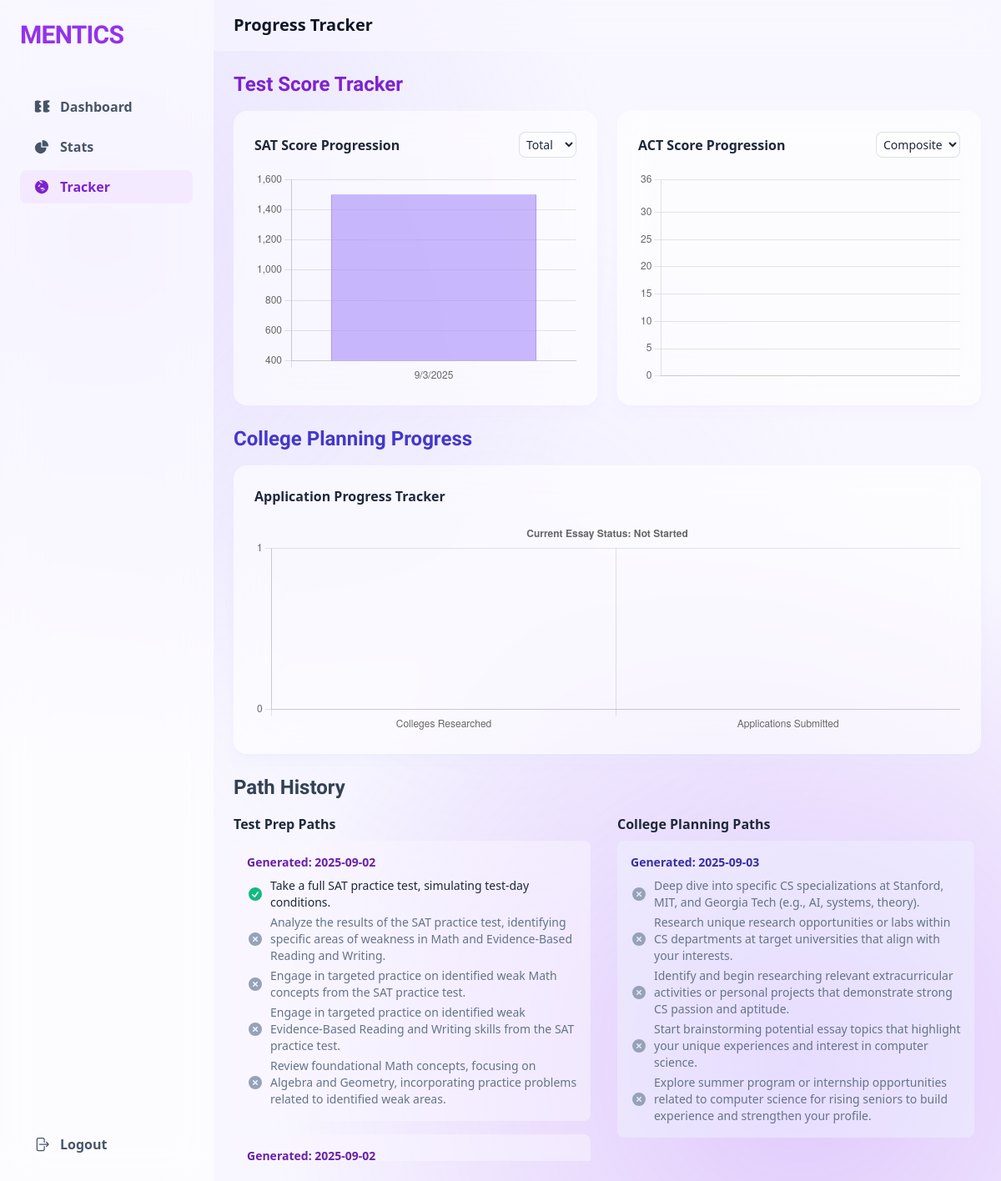
The page /dashboard/tracker (signed in) on the database as committed earlier.
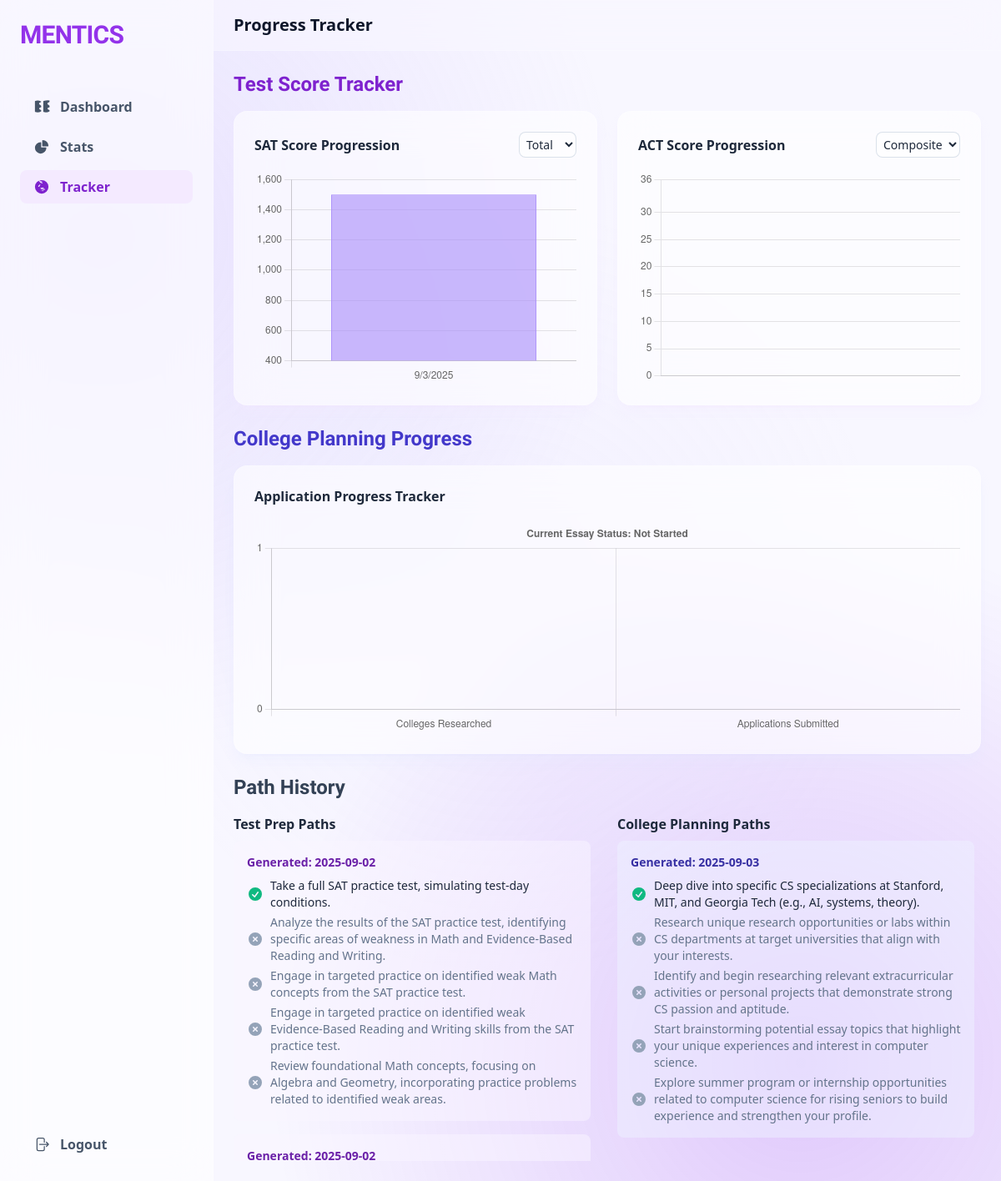
The same page on the database as committed later.
### tables this page shows
CREATE TABLE paths (id INTEGER PRIMARY KEY AUTOINCREMENT, user_id INTEGER NOT NULL, task_order INTEGER NOT NULL, description TEXT NOT NULL, is_completed BOOLEAN DEFAULT FALSE, is_active BOOLEAN DEFAULT TRUE, created_at TIMESTAMP DEFAULT CURRENT_TIMESTAMP, type TEXT, stat_to_update TEXT, category TEXT);

### app.py (the view)
@app.route("/dashboard/tracker")
@login_required
def tracker():
    user = User.from_session(db, session)
    user_id = user.data[0]
    all_tasks = db.select(
        "paths", where={"user_id": user_id}, order_by="created_at DESC")
    test_prep_generations, college_planning_generations = {}, {}
    for task in all_tasks:
        generation_key, category = task[6], task[9]
        if category == 'Test Prep':
            if generation_key not in test_prep_generations:
                test_prep_generations[generation_key] = []
            test_prep_generations[generation_key].append(task)
        elif category == 'College Planning':
            if generation_key not in college_planning_generations:
                college_planning_generations[generation_key] = []
            college_planning_generations[generation_key].append(task)
    stat_history_processed = {
        "sat_math": [], "sat_ebrw": [], "act_math": [],
        "act_reading": [], "act_science": [], "colleges_researched": [],
        "applications_submitted": [], "essay_progress": [],
        "sat_total": [], "act_composite": []
    }
    history_records = db.select(
        "stat_history", where={"user_id": user_id}, order_by="recorded_at ASC")
    for record in history_records:
        stat_name, stat_value, recorded_at = record[2], record[3], record[4]
        if stat_name in stat_history_processed:
            try:
                stat_history_processed[stat_name].append({
                    "date": recorded_at.split(" ")[0],
                    "value": int(stat_value)
                })
            except (ValueError, TypeError):
                continue
    return render_template(
        "tracker.html",
        stat_history=stat_history_processed,
        test_prep_generations=test_prep_generations,
        college_planning_generations=college_planning_generations
    )

### app.py (called while the page is built)
def login_required(f):
    @wraps(f)
    def decorated_function(*args, **kwargs):
        if "user" not in session:
            return redirect(url_for("login"))
        user = User.from_session(db, session)
        if user is None:
            session.clear()
            return redirect(url_for("login"))
        return f(*args, **kwargs)
    return decorated_function

@app.template_filter('format_date')
def format_date_filter(s):
    if not s:
        return ""
    try:
        naive_dt = datetime.strptime(s, '%Y-%m-%d %H:%M:%S')
        utc_dt = naive_dt.replace(tzinfo=ZoneInfo("UTC"))
        eastern_dt = utc_dt.astimezone(ZoneInfo("America/New_York"))
        return eastern_dt.strftime('%Y-%m-%d')
    except (ValueError, TypeError):
        return s.split(' ')[0] if ' ' in s else s

### dbhelper.py (called while the page is built)
    def execute(self, query, params=None):
        conn = sqlite3.connect(self.db_name)
        c = conn.cursor()
        if params:
            c.execute(query, params)
        else:
            c.execute(query)
        verb = query.strip().lower().split()[0]
        if verb == "select":
            result = c.fetchall()
        elif verb == "insert":
            result = c.lastrowid
        else:
            result = None
        conn.commit()
        conn.close()
        return result

    def select(self, table_name, columns='*', where=None, order_by=None):
        if isinstance(columns, list):
            cols = ', '.join(columns)
        else:
            cols = columns
        query = f"SELECT {cols} FROM {table_name}"
        params = ()
        if where:
            where_clause = ' AND '.join([f"{k}=?" for k in where.keys()])
            query += f" WHERE {where_clause}"
            params = tuple(where.values())
        if order_by:
            query += f" ORDER BY {order_by}"
        return self.execute(query, params)

### userhelper.py (called while the page is built)
    def load_user(self):
        user = self.db.select("users", where={"email": self.email})
        if user:
            self.data = user[0]

    @staticmethod
    def from_session(db, session):
        email = session.get("user")
        if not email:
            return None
        user = User(db, email)
        return user if user.data else None

### templates/tracker.html (shortened to what this page needs)
<!DOCTYPE html>
<html lang="en">
<head>
    <script src="https://cdn.tailwindcss.com"></script>
    <link href="https://unpkg.com/aos@2.3.1/dist/aos.css" rel="stylesheet">
</head>
<body class="bg-[#F8F7FF] font-sans text-slate-800 antialiased">
    <div class="flex h-screen">
        <aside
            class="w-64 flex-shrink-0 bg-white/60 backdrop-blur-xl border-r border-white/20 p-6 flex-col hidden md:flex">
            <a href="/" class="text-3xl font-bold text-purple-600 tracking-tight font-lalezar mb-12">
                MENTICS
            </a>
            <nav class="flex flex-col space-y-2">
                <a href="/dashboard"
                    class="flex items-center gap-3 px-4 py-2 text-slate-600 font-semibold rounded-lg hover:bg-purple-50 hover:text-purple-700 transition-colors">
                    Dashboard
                </a>
                <a href="/dashboard/stats"
                    class="flex items-center gap-3 px-4 py-2 text-slate-600 font-semibold rounded-lg hover:bg-purple-50 hover:text-purple-700 transition-colors">
                    Stats
                </a>
                <a href="/dashboard/tracker"
                    class="flex items-center gap-3 px-4 py-2 bg-purple-100/80 text-purple-700 font-bold rounded-lg hover:bg-purple-50 hover:text-purple-700 transition-colors">
                    Tracker
                </a>
            </nav>
            <a href="/logout"
                class="mt-auto flex items-center gap-3 px-4 py-2 text-slate-600 font-semibold rounded-lg hover:bg-red-50 hover:text-red-700 transition-colors">
                Logout
            </a>
        </aside>
        <div class="flex-1 flex flex-col h-screen overflow-y-auto">
            <header class="sticky top-0 bg-[#F8F7FF]/60 backdrop-blur-xl z-10 border-b border-white/20">
                <div class="flex justify-between items-center px-6 py-4">
                    <h1 class="text-xl font-bold text-slate-900">Progress Tracker</h1>
                </div>
            </header>
            <main class="flex-1 p-6 space-y-6">
                <section data-aos="fade-up">
                    <h2 class="text-2xl font-bold font-lalezar text-purple-700 mb-4">Test Score Tracker</h2>
                    <div class="grid grid-cols-1 lg:grid-cols-2 gap-6">
                        <div
                            class="bg-white/60 backdrop-blur-xl border border-white/20 rounded-2xl shadow-lg shadow-purple-100/30 p-6">
                            <div class="flex justify-between items-center mb-4">
                                <h3 class="font-bold text-slate-800">SAT Score Progression</h3>
                                <select id="sat-subject-selector"
                                    class="text-sm bg-white/50 border border-slate-300/70 rounded-lg p-1 focus:ring-2 focus:ring-purple-500 focus:border-purple-500 transition">
                                    <option value="total">Total</option>
                                </select>
                            </div>
                            <div class="h-64"><canvas id="satChart"></canvas></div>
                        </div>
                        <div
                            class="bg-white/60 backdrop-blur-xl border border-white/20 rounded-2xl shadow-lg shadow-purple-100/30 p-6">
                            <div class="flex justify-between items-center mb-4">
                                <h3 class="font-bold text-slate-800">ACT Score Progression</h3>
                                <select id="act-subject-selector"
                                    class="text-sm bg-white/50 border border-slate-300/70 rounded-lg p-1 focus:ring-2 focus:ring-indigo-500 focus:border-indigo-500 transition">
                                    <option value="composite">Composite</option>
                                </select>
                            </div>
                            <div class="h-64"><canvas id="actChart"></canvas></div>
                        </div>
                    </div>
                </section>
                <section data-aos="fade-up" data-aos-delay="100">
                    <h2 class="text-2xl font-bold font-lalezar text-indigo-700 mb-4">College Planning Progress</h2>
                    <div
                        class="bg-white/60 backdrop-blur-xl border border-white/20 rounded-2xl shadow-lg shadow-indigo-100/30 p-6">
                        <h3 class="font-bold text-slate-800 mb-4">Application Progress Tracker</h3>
                        <div class="h-64"><canvas id="collegeChart"></canvas></div>
                    </div>
                </section>
                <section data-aos="fade-up" data-aos-delay="200">
                    <h2 class="text-2xl font-bold font-lalezar text-slate-700 mb-4">Path History</h2>
                    <div class="grid grid-cols-1 lg:grid-cols-2 gap-6">
                        <div>
                            <h3 class="font-semibold text-slate-800 mb-2">Test Prep Paths</h3>
                            <div class="space-y-4 max-h-96 overflow-y-auto pr-2">
                                {% for date, tasks in test_prep_generations.items() %}
                                <div class="p-4 bg-purple-50/50 rounded-lg">
                                    <p class="text-sm font-semibold text-purple-800">Generated: {{ date | format_date }}
                                    </p>
                                    <ul class="mt-2 text-sm space-y-1">
                                        {% for task in tasks %}
                                        <li
                                            class="flex items-center gap-2 {% if not task[4] %}text-slate-500{% endif %}">
                                            <span>{{ task[3] }}</span>
                                        </li>
                                        {% endfor %}
                                    </ul>
                                </div>
                                {% else %}
                                <p class="text-slate-500 text-center py-8">No Test Prep history found.</p>
                                {% endfor %}
                            </div>
                        </div>
                        <div>
                            <h3 class="font-semibold text-slate-800 mb-2">College Planning Paths</h3>
                            <div class="space-y-4 max-h-96 overflow-y-auto pr-2">
                                {% for date, tasks in college_planning_generations.items() %}
                                <div class="p-4 bg-indigo-50/50 rounded-lg">
                                    <p class="text-sm font-semibold text-indigo-800">Generated: {{ date | format_date }}
                                    </p>
                                    <ul class="mt-2 text-sm space-y-1">
                                        {% for task in tasks %}
                                        <li
                                            class="flex items-center gap-2 {% if not task[4] %}text-slate-500{% endif %}">
                                            <span>{{ task[3] }}</span>
                                        </li>
                                        {% endfor %}
                                    </ul>
                                </div>
                                {% else %}
                                <p class="text-slate-500 text-center py-8">No College Planning history found.</p>
                                {% endfor %}
                            </div>
                        </div>
                    </div>
                </section>
            </main>
        </div>
    </div>
</body>
</html>

### templates/tracker.html (style rules this page uses)
.font-lalezar { font-family: 'Lalezar', cursive; }
.font-sans { font-family: 'Inter', sans-serif; }
body::before { content: ''; position: fixed; top: 0; left: 0; width: 100vw; height: 100vh; background: radial-gradient(circle at 10% 20%, rgba(167, 139, 250, 0.2), transparent 40%), radial-gradient(circle at 80% 90%, rgba(127, 13, 239, 0.2), transparent 40%), radial-gradient(circle at 50% 50%, rgba(196, 181, 253, 0.1), transparent 50%); animation: aurora 20s infinite linear; z-index: -1; }

Rows that differ between the two databases and show on the page:
changed paths (number 7 of 11 on the later page): is_completed False → True (drawn)
